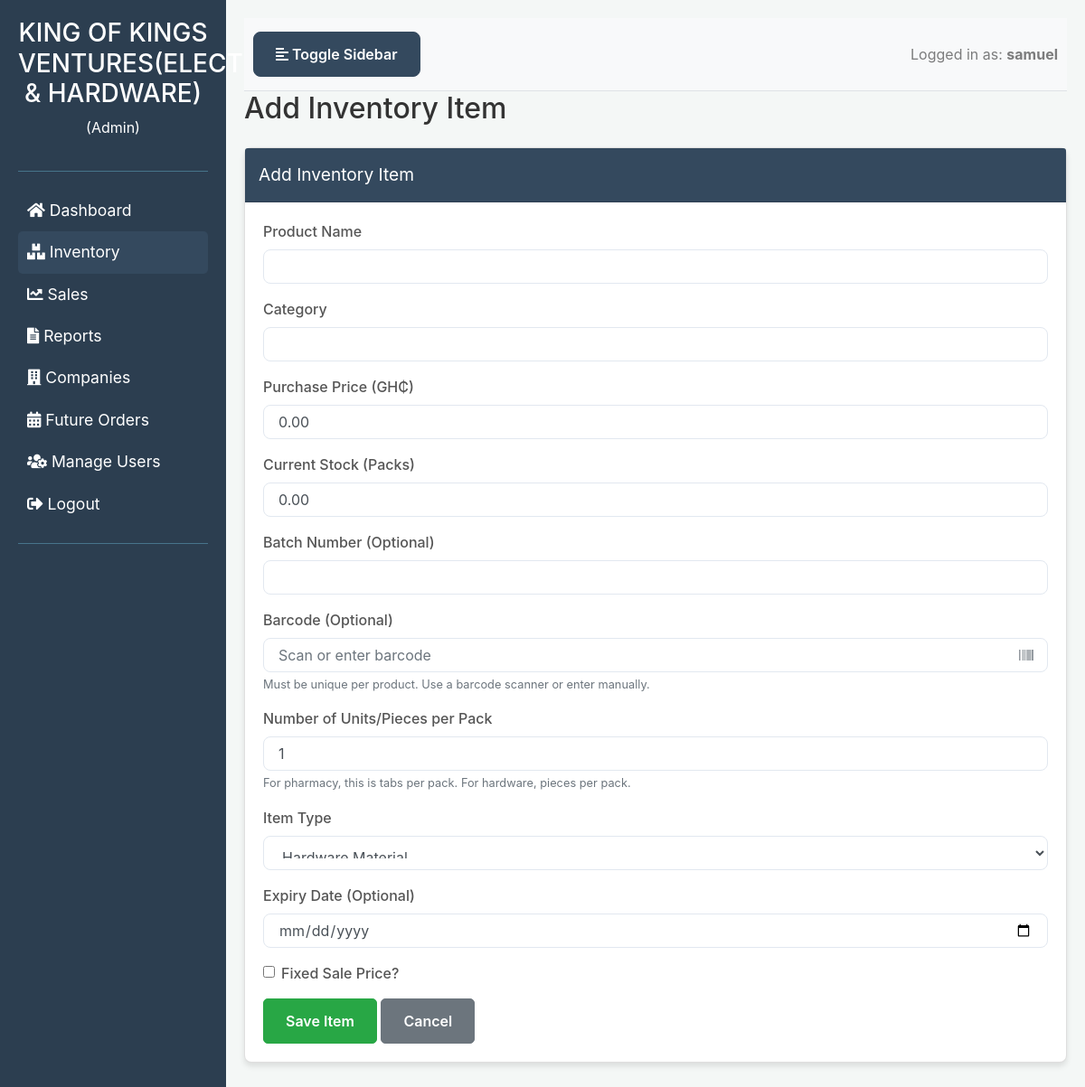
The page /inventory/add (signed in) on the database its author committed.
### models.py (models this page shows, shortened)
class Business(db.Model):
    __tablename__ = 'businesses'
    id = db.Column(db.String(36), primary_key=True, default=lambda: str(uuid.uuid4()))
    name = db.Column(db.String(100), unique=True, nullable=False)
    type = db.Column(db.String(50), nullable=False)
    address = db.Column(db.String(200), nullable=True)
    location = db.Column(db.String(100), nullable=True)
    contact = db.Column(db.String(50), nullable=True)
    email = db.Column(db.String(120), nullable=True)
    is_active = db.Column(db.Boolean, default=True)
    last_synced_at = db.Column(db.DateTime, default=datetime.utcnow)
    remote_id = db.Column(db.String(36), nullable=True, unique=True)
    users = db.relationship('User', back_populates='business', lazy=True)
    inventory_items = db.relationship('InventoryItem', back_populates='business', lazy=True)
    sales_records = db.relationship('SalesRecord', back_populates='business', lazy=True)
    rental_records = db.relationship('RentalRecord', back_populates='business', lazy=True)
    creditors = db.relationship('Creditor', back_populates='business', lazy=True)
    debtors = db.relationship('Debtor', back_populates='business', lazy=True)
    hirable_items = db.relationship('HirableItem', back_populates='business', lazy=True)
    future_orders = db.relationship('FutureOrder', back_populates='business', lazy=True)
    company_transactions = db.relationship('CompanyTransaction', back_populates='business', lazy=True)

class User(UserMixin,db.Model):
    __tablename__ = 'user'
    id = db.Column(db.String, primary_key=True, default=lambda: str(uuid.uuid4()))
    username = db.Column(db.String(80), unique=True, nullable=False)
    _password_hash = db.Column('password', db.String(128), nullable=False)
    role = db.Column(db.String(50), default='user')
    business_id = db.Column(db.String, db.ForeignKey('businesses.id'), nullable=True)
    is_active = db.Column(db.Boolean, default=True)
    created_at = db.Column(db.DateTime, default=datetime.utcnow)
    business = db.relationship('Business', back_populates='users')
    @property
    def password(self):
        raise AttributeError('password is not a readable attribute')
    @password.setter
    def password(self, password):
        self._password_hash = generate_password_hash(password, method='pbkdf2:sha256')

### app.py (the view, shortened to what this page needs)
    @app.route('/inventory/add', methods=['GET', 'POST'])
    def add_inventory_item():
        if 'username' not in session or session.get('role') not in ['admin'] or not get_current_business_id():
            flash('You do not have permission to add inventory items or no business selected.', 'danger')
            return redirect(url_for('dashboard'))
        business_id = get_current_business_id()
        business_type = get_current_business_type()
        relevant_item_types = []
        if business_type == 'Pharmacy':
            relevant_item_types = ['Pharmacy']
        elif business_type == 'Hardware':
            relevant_item_types = ['Hardware Material']
        elif business_type in ['Supermarket', 'Provision Store']:
            relevant_item_types = ['Provision Store']
        elif business_type == 'Supermarket':
            relevant_item_types = ['Supermarket']
        elif business_type == 'Provision Store':
            relevant_item_types = ['Provision Store']
        else:
            relevant_item_types = ['Pharmacy', 'Hardware Material', 'Supermarket', 'Provision Store'] # Include all if flexible
        available_inventory_items = InventoryItem.query.filter(
            InventoryItem.business_id == business_id,
            InventoryItem.is_active == True,
            InventoryItem.item_type.in_(relevant_item_types)
        ).all()
        serialized_inventory_items = [serialize_inventory_item_api(item) for item in available_inventory_items]
        raw_pharmacy_info = session.get('business_info', {})
        if isinstance(raw_pharmacy_info, dict):
            pharmacy_info = {
                'name': str(raw_pharmacy_info.get('name', 'N/A')),
                'address': str(raw_pharmacy_info.get('address', 'N/A')),
                'location': str(raw_pharmacy_info.get('location', 'N/A')),
                'phone': str(raw_pharmacy_info.get('phone', 'N/A')),
                'email': str(raw_pharmacy_info.get('email', 'N/A')),
                'contact': str(raw_pharmacy_info.get('contact', 'N/A'))
            }
        other_businesses = []
        if session.get('role') == 'admin':
            other_businesses_query = Business.query.filter(
                Business.id != business_id,
                Business.type == business_type # Only show businesses of the same type for import
            )
            other_businesses = other_businesses_query.all()
        return render_template('add_edit_inventory.html',
                            title='Add Inventory Item',
                            item={}, # Empty item for new form
                            user_role=session.get('role'),
                            business_type=business_type,
                            current_year=datetime.now().year,
                            pharmacy_info=pharmacy_info,
                            other_businesses=other_businesses)

### templates/add_edit_inventory.html (shortened to what this page needs)
<!DOCTYPE html>
<html lang="en">
<head>
    <link rel="stylesheet" href="https://stackpath.bootstrapcdn.com/bootstrap/4.5.2/css/bootstrap.min.css">
    <link rel="stylesheet" href="https://cdnjs.cloudflare.com/ajax/libs/font-awesome/5.15.3/css/all.min.css">
</head>
<body>
    <div class="wrapper">
        <nav id="sidebar" class="sidebar">
            <div class="sidebar-header">
                <h3>{{ session.get('business_name', 'Admin Panel') }}</h3>
                <p>({{ session.get('role', 'Guest').replace('_', ' ').title() }})</p>
            </div>
            <ul class="list-unstyled components">
                <li>
                    <a href="{{ url_for('dashboard') }}"><i class="fas fa-home"></i> Dashboard</a>
                </li>
                {% if user_role in ['admin', 'viewer_admin'] %}
                <li class="active">
                    <a href="{{ url_for('inventory') }}"><i class="fas fa-boxes"></i> Inventory</a>
                </li>
                {% endif %}
                {% if user_role in ['admin', 'sales', 'viewer_admin'] %}
                <li>
                    <a href="{{ url_for('sales') }}"><i class="fas fa-chart-line"></i> Sales</a>
                </li>
                {% endif %}
                {% if user_role in ['admin', 'viewer_admin'] %}
                <li>
                    <a href="{{ url_for('reports') }}"><i class="fas fa-file-alt"></i> Reports</a>
                </li>
                {% endif %}
                {% if business_type == 'Hardware' and user_role in ['admin', 'sales', 'viewer_admin'] %}
                <li>
                    <a href="{{ url_for('companies') }}"><i class="fas fa-building"></i> Companies</a>
                </li>
                <li>
                    <a href="{{ url_for('future_orders') }}"><i class="fas fa-calendar-alt"></i> Future Orders</a>
                </li>
                {% endif %}
                {% if user_role in ['admin', 'viewer_admin'] %}
                <li>
                    <a href="{{ url_for('manage_business_users') }}"><i class="fas fa-users-cog"></i> Manage Users</a>
                </li>
                {% endif %}
                <li>
                    <a href="{{ url_for('logout') }}"><i class="fas fa-sign-out-alt"></i> Logout</a>
                </li>
            </ul>
        </nav>
        <div id="content" class="content">
            <nav class="navbar navbar-expand-lg navbar-light bg-light">
                <button type="button" id="sidebarCollapse" class="btn btn-info">
                    <i class="fas fa-align-left"></i>
                    <span>Toggle Sidebar</span>
                </button>
                <div class="ml-auto">
                    <span class="navbar-text">
                        Logged in as: <strong>{{ session.get('username') }}</strong>
                    </span>
                </div>
            </nav>
            <h2 class="mb-4">{{ title }}</h2>
            <div class="card">
                <div class="card-header">
                    {{ title }}
                </div>
                <div class="card-body">
                    <form method="POST">
                        <div class="form-group">
                            <label for="product_name">Product Name</label>
                            <input type="text" class="form-control" id="product_name" name="product_name" value="{{ item.product_name if item else '' }}" required>
                        </div>
                        <div class="form-group">
                            <label for="category">Category</label>
                            <input type="text" class="form-control" id="category" name="category" value="{{ item.category if item else '' }}" required>
                        </div>
                        <div class="form-group">
                            <label for="purchase_price">Purchase Price (GH₵)</label>
                            <input type="number" class="form-control" id="purchase_price" name="purchase_price" step="0.01" min="0" value="{{ '%.2f'|format(item.purchase_price) if item else '0.00' }}" required>
                        </div>
                        <div class="form-group">
                            <label for="current_stock">Current Stock (Packs)</label>
                            <input type="number" class="form-control" id="current_stock" name="current_stock" step="0.01" min="0" value="{{ '%.2f'|format(item.current_stock) if item else '0.00' }}" required>
                        </div>
                        <div class="form-group">
                            <label for="batch_number">Batch Number (Optional)</label>
                            <input type="text" class="form-control" id="batch_number" name="batch_number" value="{{ item.batch_number if item else '' }}">
                        </div>
                        <div class="form-group">
                            <label for="barcode">Barcode (Optional)</label>
                            <div class="barcode-input-group">
                                <input type="text" class="form-control" id="barcode" name="barcode"
                                       value="{{ item.barcode if item else '' }}"
                                       placeholder="Scan or enter barcode">
                                <button type="button" class="barcode-scanner-btn" title="Use barcode scanner">
                                    <i class="fas fa-barcode"></i>
                                </button>
                            </div>
                            <small class="form-text text-muted">
                                Must be unique per product. Use a barcode scanner or enter manually.
                            </small>
                        </div>
                        <div class="form-group">
                            <label for="number_of_tabs">Number of Units/Pieces per Pack</label>
                            <input type="number" class="form-control" id="number_of_tabs" name="number_of_tabs" step="1" min="1" value="{{ item.number_of_tabs if item else '1' }}" required>
                            <small class="form-text text-muted">For pharmacy, this is tabs per pack. For hardware, pieces per pack.</small>
                        </div>
                        <div class="form-group">
                            <label for="item_type">Item Type</label>
                            <select class="form-control" id="item_type" name="item_type" required>
                                <option value="Hardware Material" {% if item and item.item_type == 'Hardware Material' %}selected{% elif not item and business_type == 'Hardware' %}selected{% endif %}>Hardware Material</option>
                            </select>
                        </div>
                        <div class="form-group">
                            <label for="expiry_date">Expiry Date (Optional)</label>
                            <input type="date" class="form-control" id="expiry_date" name="expiry_date" value="{{ item.expiry_date if item and item.expiry_date else '' }}">
                        </div>
                        <div class="form-group form-check">
                            <input type="checkbox" class="form-check-input" id="is_fixed_price" name="is_fixed_price" {% if item and item.is_fixed_price %}checked{% endif %}>
                            <label class="form-check-label" for="is_fixed_price">Fixed Sale Price?</label>
                        </div>
                        <button type="submit" class="btn btn-primary">Save Item</button>
                        <a href="{{ url_for('inventory') }}" class="btn btn-secondary">Cancel</a>
                    </form>
                </div>
            </div>
        </div>
    </div>
</body>
</html>

### templates/add_edit_inventory.html (style rules this page uses)
body { font-family: 'Inter', sans-serif; background-color: #f4f7f6; color: #333; }
.wrapper { display: flex; min-height: 100vh; }
.sidebar { min-width: 250px; max-width: 250px; background: #2c3e50; color: #fff; transition: all 0.3s; padding: 20px; }
.sidebar .sidebar-header { padding-bottom: 20px; border-bottom: 1px solid #47748b; text-align: center; }
.sidebar ul.components { padding: 20px 0; border-bottom: 1px solid #47748b; }
.sidebar ul li a { padding: 10px; font-size: 1.1em; display: block; color: #fff; text-decoration: none; }
.sidebar ul li.active > a, .sidebar ul li a[aria-expanded="true"] { color: #fff; background: #34495e; border-radius: 5px; }
.navbar { padding: 15px 10px; background: #fff; border-bottom: 1px solid #dee2e6; }
.content { width: 100%; padding: 20px; min-height: 100vh; transition: all 0.3s; }
#sidebarCollapse { background: #34495e; border-color: #34495e; color: #fff; }
.card { margin-bottom: 20px; border-radius: 8px; box-shadow: 0 4px 6px rgba(0, 0, 0, 0.1); }
.card-header { background-color: #34495e; color: #fff; border-radius: 8px 8px 0 0; padding: 15px; font-size: 1.2em; display: flex; justify-content: space-between; align-items: center; }
.form-group label { font-weight: 500; color: #555; }
.form-control { border: 1px solid #e2e8f0; border-radius: 8px; padding: 0.75rem 1rem; width: 100%; transition: all 0.2s ease-in-out; }
.btn { padding: 0.75rem 1.5rem; border-radius: 8px; font-weight: 600; cursor: pointer; transition: all 0.2s ease-in-out; }
.btn-primary { background-color: #28a745; border-color: #28a745; border-radius: 5px; }
.btn-secondary { background-color: #6c757d; border-color: #6c757d; border-radius: 5px; }
.barcode-input-group { position: relative; }
.barcode-scanner-btn { position: absolute; right: 10px; top: 50%; transform: translateY(-50%); background: transparent; border: none; cursor: pointer; z-index: 10; color: #6c757d; }

### rows shown on the page
Business: get "KING OF KINGS VENTURES(ELECTRICAL & HARDWARE)", item_type "Hardware Material"
User: get "Admin", get "samuel"

### other values the page prints
{{ title }} "Add Inventory Item"
